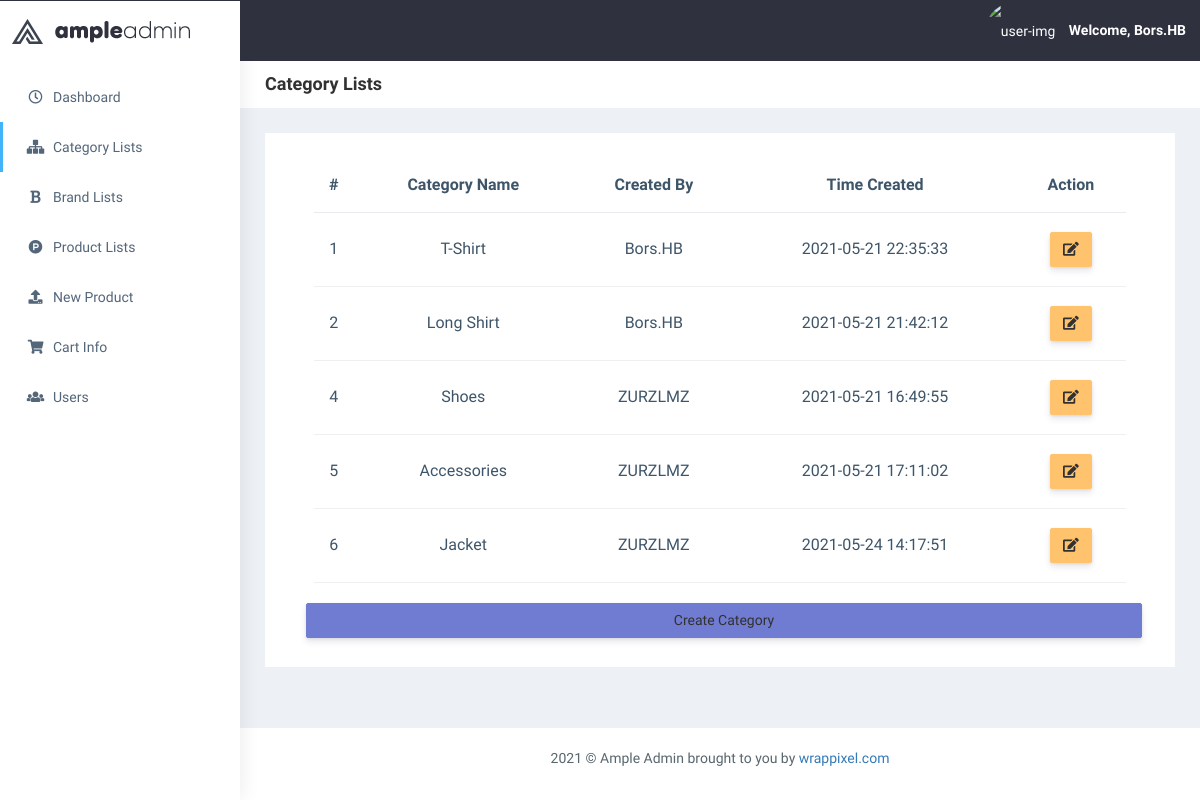
Page /admin/category_lists.php (signed in) on the committed database.
### tables this page shows
CREATE TABLE `category` (
  `CAT_ID` int(20) NOT NULL,
  `CAT_NAME` varchar(120) NOT NULL,
  `time_created` timestamp NOT NULL DEFAULT current_timestamp() ON UPDATE current_timestamp(),
  `creator_id` int(20) NOT NULL
);

### admin/PHP/category_lists.template.php (the view, shortened to what this page needs)
<?php
    require_once "../db/db.config.php";
    $container_query = "SELECT * FROM category
                        JOIN ADMIN ON category.creator_id = admin.ADM_ID";
    $container_sql = mysqli_query($conn, $container_query);
?>
        <div class="page-wrapper">
            <div class="page-breadcrumb bg-white">
                <div class="row align-items-center">
                    <div class="col-lg-4 col-md-4 col-sm-4 col-xs-12">
                        <h4 class="page-title">Category Lists</h4>
                    </div>
                </div>
            </div>
            <div class="container-fluid">
                <div class="row">
                    <div class="col-sm-12">
                        <div class="white-box">
                            <div class="container-fluid text-center">
                                <div class="row">
                                    <div class="table-responsive">
                                        <table class="table text-center">
                                            <thead>
                                                <tr class="align-middle">
                                                    <th class="border-top-0">#</th>
                                                    <th class="border-top-0">Category Name</th>
                                                    <th class="border-top-0">Created By</th>
                                                    <th class="border-top-0">Time Created</th>
                                                    <th class="border-top-0">Action</th>
                                                </tr>
                                            </thead>
                                            <tbody>
                                                <?php
                                                    while($container_data = mysqli_fetch_array($container_sql)){
                                                ?>
                                                <tr class="align-middle">
                                                    <td><?php echo $container_data['CAT_ID'];?></td>
                                                    <td><?php echo $container_data['CAT_NAME'];?></td>
                                                    <td><?php echo $container_data['ADM_UNAME'];?></td>
                                                    <td class="wrap-text"><?php echo $container_data['time_created'];?></td>
                                                    <td>
                                                        <button type="button" class="btn btn-warning mx-1 my-1 text-nowrap text-dark" data-bs-toggle="modal" data-bs-target="#myModalUpdateCat<?php echo $container_data['CAT_ID'];?>">
                                                            <i class="fas fa-edit"></i>
                                                        </button>
                                                    </td>
                                                </tr>
                                                <?php
                                                    }
                                                ?>
                                            </tbody>
                                        </table>
                                    </div>
                                    <button type="button" class="btn btn-primary mx-1 my-1 text-nowrap text-dark" data-bs-toggle="modal" data-bs-target="#myModalAddCat">Create Category</button>
                                </div>
                            </div>
                        </div>
                    </div>
                </div>
            </div>

### rows in the picture
category: CAT_ID "1", CAT_NAME "T-Shirt", creator.ADM_UNAME "Bors.HB", time_created "2021-05-21 22:35:33"
category: CAT_ID "2", CAT_NAME "Long Shirt", creator.ADM_UNAME "Bors.HB", time_created "2021-05-21 21:42:12"
category: CAT_ID "4", CAT_NAME "Shoes", creator.ADM_UNAME "ZURZLMZ", time_created "2021-05-21 16:49:55"
category: CAT_ID "5", CAT_NAME "Accessories", creator.ADM_UNAME "ZURZLMZ", time_created "2021-05-21 17:11:02"
category: CAT_ID "6", CAT_NAME "Jacket", creator.ADM_UNAME "ZURZLMZ", time_created "2021-05-24 14:17:51"

### other values in the picture
$_SESSION['ADM_UNAME'] "Bors.HB"
